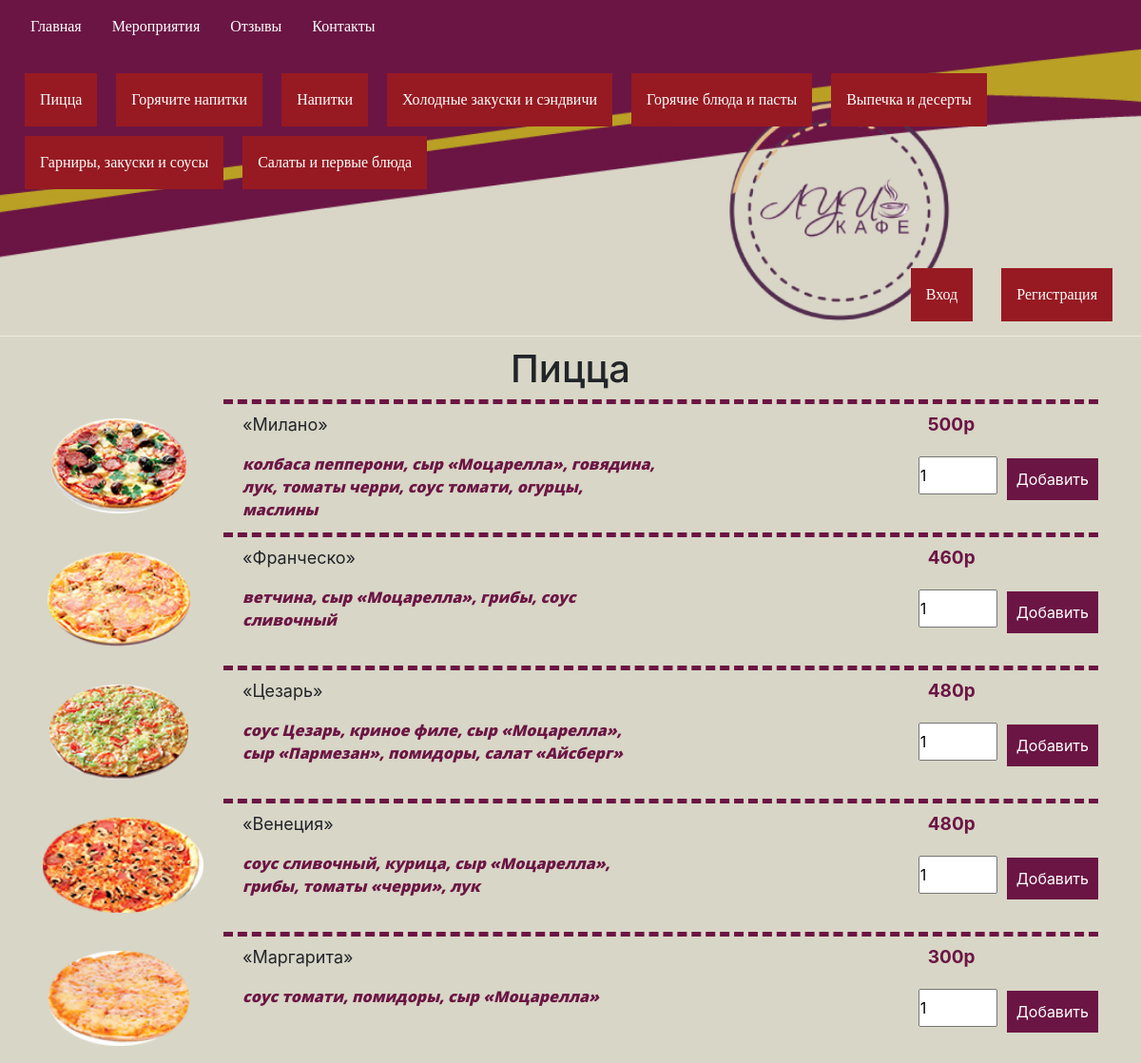
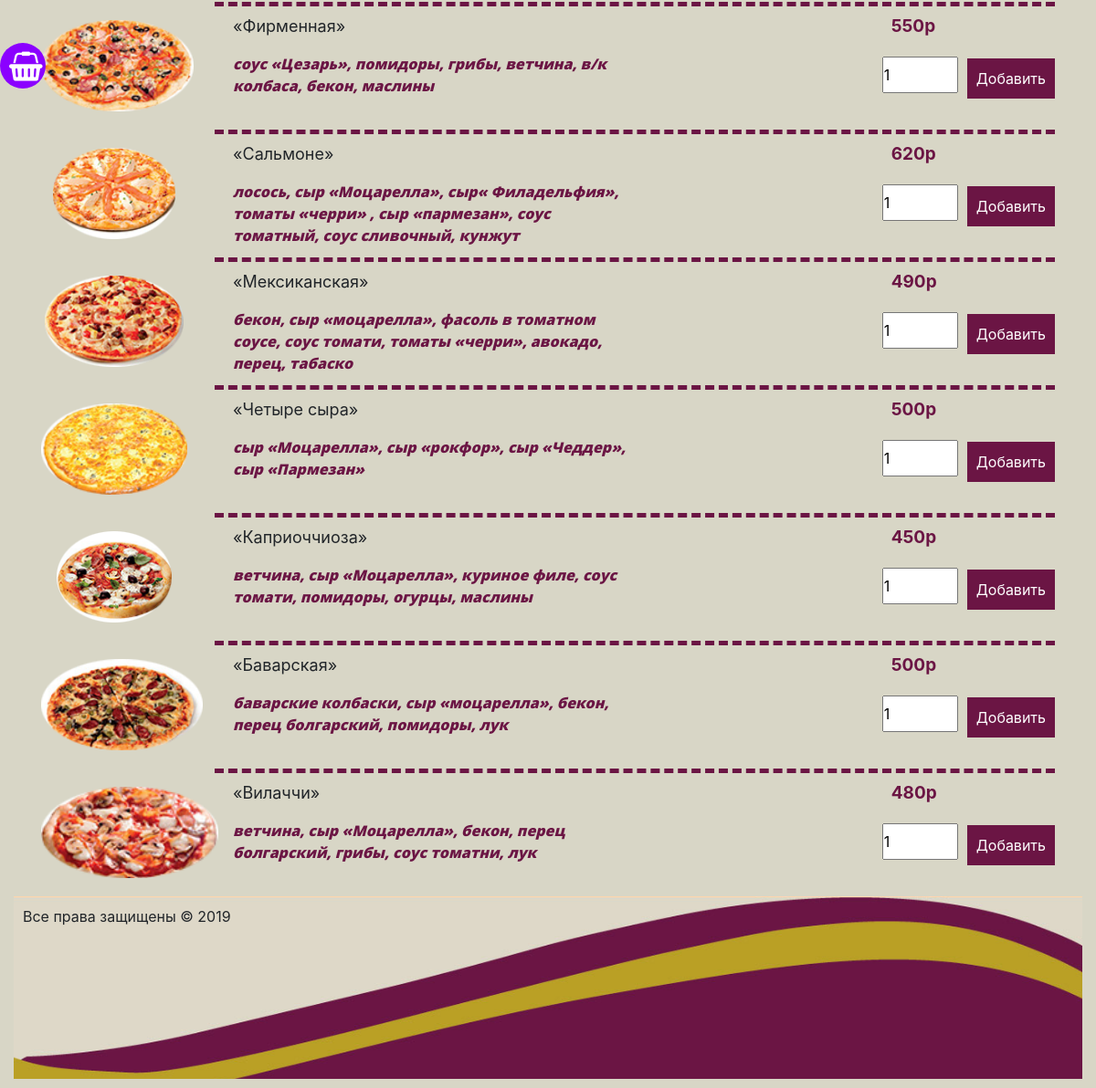
The page /?page=pizza on the database its author committed (2 pictures, top to bottom).
### tables this page shows
CREATE TABLE `menu` (
  `id` int(10) NOT NULL,
  `title` varchar(255) NOT NULL,
  `parent` int(10) NOT NULL DEFAULT '0',
  `link` varchar(255) NOT NULL DEFAULT '?page=',
  `catg` text
);

CREATE TABLE `products` (
  `id` int(11) NOT NULL,
  `header` varchar(255) DEFAULT NULL,
  `description` text,
  `price` float DEFAULT NULL,
  `weight` float DEFAULT NULL,
  `img` text,
  `categories` int(11) NOT NULL,
  `head` text,
  `price2` float DEFAULT NULL,
  `weight2` float DEFAULT NULL
);

### index.php (called while the page is built, shortened)
<?php
require 'functions/db.php';
require 'functions/functions.php';
connections();

### functions/functions.php (the view, shortened to what this page needs)
<?php
function connections()
{
    $file = '';
    if (empty($_GET['page'])) {
        $file = 'main';
    } else {
        $file = $_GET['page'];
    }
    include 'tempate/header.php';
    if (file_exists('food/' . $file . '.php')) {
        include 'food/' . $file . '.php';
    } elseif (file_exists('users/' . $file . '.php')) {
        if (isset($_COOKIE['user'])) {
            include 'users/' . $file . '.php';
        }else{
            include 'upmenu/404.php';
        }
    } else {
        include 'upmenu/' . $file . '.php';
    }
    include 'tempate/footer.php';
}
function do_query($query)
{
    global $mysqli;
    $result = mysqli_query($mysqli, $query);
    return $result;
}
function menu()
{
    $menu = do_query("SELECT * FROM `menu` WHERE `parent` = '0' ORDER BY menu.id");
    $user = do_query("SELECT * FROM `menu` WHERE `parent` = '1' ORDER BY menu.id");
    $food = do_query("SELECT * FROM `menu` WHERE `parent` = '2' ORDER BY menu.id");
    $users = do_query("SELECT * FROM `menu` WHERE `parent` = '3' ORDER BY menu.id");
    $out = '<div class="menu_up"><ul>';
    foreach ($menu as $item) {
        $out .= '<li><a href="' . $item['link'] . '">' . $item['title'] . '</a></li>';
    }
    $out .= '</ul>';
    if (!isset($_COOKIE['user'])) {
        $out1 = '<div class="menu_food"><ul class="user_account">';
        foreach ($user as $item) {
            $out1 .= '<li><a href="' . $item['link'] . '">' . $item['title'] . '</a></li>';
        }
        $out1 .= '</ul></div>';
    } else {
        $out1 = '<div class="menu_user"><ul>';
        foreach ($users as $user) {
            $out1 .= '<li><a href="' . $user['link'] . '">' . $user['title'] . '</a></li>';
        }
        $out1 .= '</ul></div>';
    }
    $out2 = '<ul>';
    foreach ($food as $item) {
        $out2 .= '<li class="red"><a href="' . $item['link'] . '">' . $item['title'] . '</a></li>';
    }
    $out2 .= '</ul></div>';
    return $out . $out2 . $out1;
}
function get_product()
{
    $product = do_query("SELECT * FROM `products` JOIN `menu` WHERE products.categories = menu.id");
    $out = '<div class="row">';
    foreach ($product as $item) {
        if (isset($item['img'])) {
            $img = '<div class="col-lg-2 col-md-2 col-sm-2 col-xs-12"><img src="photo/pizza/' . $item['img'] . '" class="img elements"></div>';
        } else {
            $img = '';
        }
        if (isset($item['weight'])) {
            $weight = ' <p class="weight">' . $item['weight'] . 'гр </p>';
        } else {
            $weight = '';
        }
        if (isset($item['description'])) {
            $description = $item['description'];
        } else {
            $description = '';
        }
        if (isset($item['head'])) {
            $head = '<p class="h3">' . $item['head'] . '</p>';
        } else {
            $head = '';
        }
        if (isset($item['header'])) {
            $header = '    <div class="elements">
                                    <p class="elements">' . $item['header'] . '</p>
                                </div>';
        } else {
            $header = '';
        }
        if (isset($item['price'])) {
            $price = '<p class="price">' . $item['price'] . 'p</p>';
        } else {
            $price = '';
        }
        if (isset($item['price2'])) {
            $price2 = '<p class="price">' . $item['price2'] . 'p</p>';
        } else {
            $price2 = '';
        }
        if (isset($item['img']) or isset($item['weight']) or isset($item['description']) or isset($item['header']) or isset($item['price']) or isset($item['price2'])) {
            $col = ' <div class="col-lg-10 col-md-10 col-sm-10 col-xs-12">             <div class="block_content">
                        <div class="row">
                            <div class="col-lg-6 col-md-6 col-sm-6 col-xs-6">
                                ' . $header . '
                                <div class="elements">
                                    <p class="text_content">' . $description . '</p>
                                </div>
                            </div>
                            <div class="col-lg-6 col-md-6 col-sm-6 col-xs-6">
                                <div class="pull-right">
                                    <div class="elements">
                                        <div class="block_weight_price">
                                            ' . $weight . $price . $price2 . '
                                        </div>
                                    </div>
                                    <div class="elements">
                                    <form action="">
                                    <input type="number" value="1" class="number">
                                    <button type="submit" name="submit">добавить</button>
</form>
                                    </div>
                                </div>
                            </div>
                        </div>
                        </div>
                </div>';
        } else {
            $col = '';
        }
        if ($item['catg'] == $_GET['page']) {
            $out .= '<div class="col-lg-12 col-md-12 col-sm-12 col-xs-12">
                    <div class="row">
                ' . $img . $head . $col . '
            </div>
         </div>';
        }
    }
    $out .= '</dov>';
    return $out;
}

### css/style.css (style rules this page uses)
* { margin: 0; padding: 0; }
body { width: 100%; }
div, ul { box-sizing: border-box; }
div:after, ul:after, div:before, ul:before { content: ''; display: block; clear: both; }
button, .button { padding: 10px; background: #6B1544; color: #ffffff; margin: 10px auto; display: block; border: none; text-transform: capitalize; }
ul li { list-style: none; }
ul li a { color: #ffffff; padding: 16px; display: block; font-size: 16px; text-decoration: none; font-weight: 100; font-family: cursive; }
.content .block_content { border-top-style: dashed; border-top-width: thick; border-top-color: #6B1544; padding-left: 20px; display: table; width: 100%; padding-top: 8px; padding-bottom: 8px; }
.content .block_content p.elements:nth-child(odd) { font-size: 18px; }
.content .block_content .text_content { margin: 2px 0; color: #6B1544; font-style: italic; font-family: 'Open Sans', sans-serif; }
.content .block_content .block_weight_price { display: block; max-height: 50px; }
.content .block_content .block_weight_price .weight, .content .block_content .block_weight_price .price { font-size: 17px; color: #6B1544; font-weight: bold; display: block; }
.content .block_content .block_weight_price .price { float: left; display: block; margin: 0 10px 10px; font-size: 19px; }
.content .number { width: 83px; }
.img { display: block; margin: 20px auto; height: 100px; }
.heder .cap .menu_up ul, .heder .cap .menu_up .user_account { width: 50%; }
.heder .cap .menu_up ul { padding-left: 16px; display: block; float: left; }
.heder .cap .menu_food { margin: 0 15px; }
@media screen and (min-width: 1024px) { ul li { text-align: center; } }
@media screen and (min-width: 1024px) { .heder .cap .menu_up ul { float: none; width: auto; } }
@media screen and (min-width: 1024px) { .heder .cap .menu_up ul li { float: left; } }
@media screen and (min-width: 1024px) { .heder .cap .menu_up ul li.red { background: #971a22; margin: 5px 10px; } }
@media screen and (min-width: 1024px) { .heder .cap .menu_food { height: 134px; margin: 0 15px; position: relative; } }
@media screen and (min-width: 1024px) { .heder .cap .menu_food ul { position: absolute; bottom: 0; right: 0; } }
@media screen and (min-width: 1024px) { .heder .cap .menu_food ul li { float: left; background: #971a22; margin: 0 15px; } }
@media screen and (min-width: 1024px) { .number { float: left; height: 40px; margin-top: 8px; margin-right: 10px; } }
@media screen and (min-width: 1024px) { button { float: left; } }

### rows shown on the page
menu: title "Главная"
menu: title "Мероприятия"
menu: title "Отзывы"
menu: title "Контакты"
menu: title "Пицца"
menu: title "Горячите напитки"
menu: title "Напитки"
menu: title "Холодные закуски и сэндвичи"
menu: title "Горячие блюда и пасты"
menu: title "Выпечка и десерты"
menu: title "Гарниры, закуски и соусы"
menu: title "Салаты и первые блюда"
menu: title "Вход"
menu: title "Регистрация"
products: img (picture), header "«Милано»", description "колбаса пепперони, сыр «Моцарелла», говядина, лук, томаты черри, соус томати, огурцы, маслины", price "500"
products: img (picture), header "«Франческо»", description "ветчина, сыр «Моцарелла», грибы, соус сливочный", price "460"
products: img (picture), header "«Цезарь»", description "соус Цезарь, криное филе, сыр «Моцарелла», сыр «Пармезан», помидоры, салат «Айсберг»", price "480"
products: img (picture), header "«Венеция»", description "соус сливочный, курица, сыр «Моцарелла», грибы, томаты «черри», лук", price "480"
products: img (picture), header "«Маргарита»", description "соус томати, помидоры, сыр «Моцарелла»", price "300"
products: img (picture), header "«Фирменная»", description "соус «Цезарь», помидоры, грибы, ветчина, в/к колбаса, бекон, маслины", price "550"
products: img (picture), header "«Сальмоне»", description "лосось, сыр «Моцарелла», сыр« Филадельфия», томаты «черри» , сыр «пармезан», соус томатный, соус сливочный, кунжут", price "620"
products: img (picture), header "«Мексиканская»", description "бекон, сыр «моцарелла», фасоль в томатном соусе, соус томати, томаты «черри», авокадо, перец, табаско", price "490"
products: img (picture), header "«Четыре сыра»", description "сыр «Моцарелла», сыр «рокфор», сыр «Чеддер», сыр «Пармезан»", price "500"
products: img (picture), header "«Каприоччиоза»", description "ветчина, сыр «Моцарелла», куриное филе, соус томати, помидоры, огурцы, маслины", price "450"
products: img (picture), header "«Баварская»", description "баварские колбаски, сыр «моцарелла», бекон, перец болгарский, помидоры, лук", price "500"
products: img (picture), header "«Вилаччи»", description "ветчина, сыр «Моцарелла», бекон, перец болгарский, грибы, соус томатни, лук", price "480"
